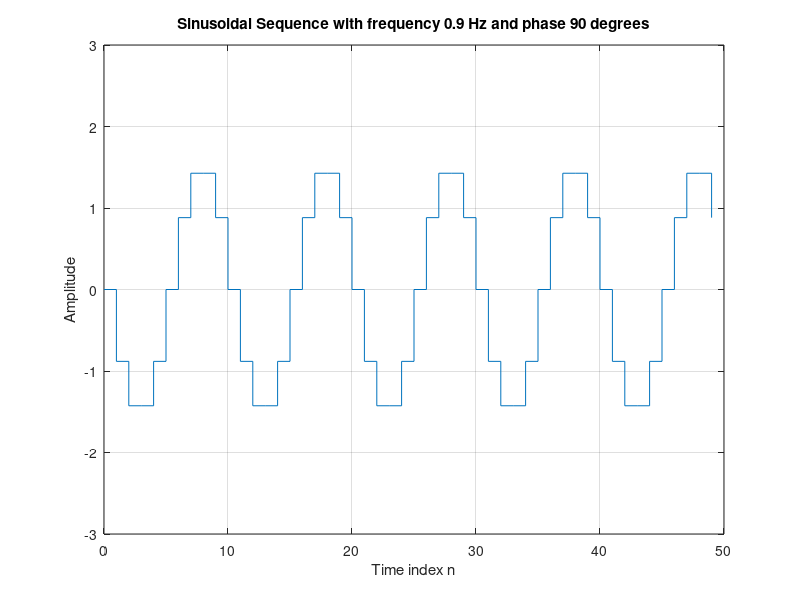

The MATLAB script that drew this image:
% Program P1_4_modified
% Generation of a sinusoidal sequence with frequency 0.9 Hz and phase 90 degrees
n = 0:49;
f = 0.9;
phase = pi/2;
A = 1.5;
arg = 2*pi*f*n - phase;
x = A*cos(arg);
clf; % Clear old graph
stairs(n,x); % Plot the generated sequence
axis([0 50 -3 3]);
grid;
title('Sinusoidal Sequence with frequency 0.9 Hz and phase 90 degrees');
xlabel('Time index n');
ylabel('Amplitude');
axis;